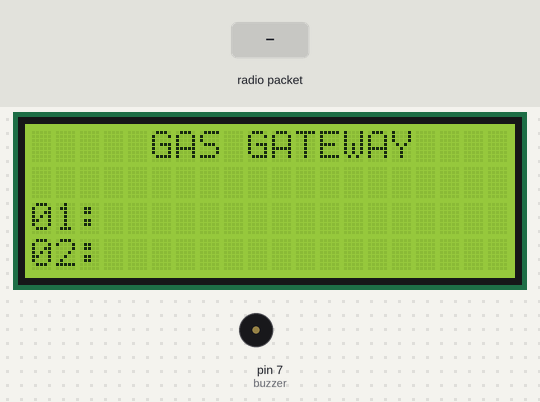
A sketch run on a simulated Arduino Uno, built with avr-gcc and run on an emulated ATmega328P. Shown: 20×4 character LCD, buzzer (waves = sounding, pin HIGH). The test bench sets the inputs (shaded band). No radio packets arrive unless stated; what the sketch prints to the serial monitor is not drawn.

Above: at 1.6 s.
1.7 s: radio packet "," arrives
3.5 s: radio packet "#" arrives
5.5 s: radio packet "111" arrives
Timing chart, 0 to 8.5 s (numbered marks = the images above; inputs shaded):
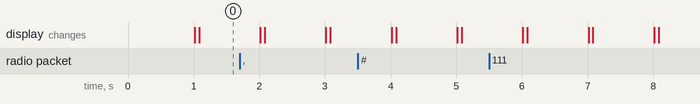

The sketch:

lora_gateway.ino
```cpp
#include <SPI.h>
#include <LoRa.h>
#include <Wire.h>
#include <LiquidCrystal_I2C.h>
#include <SoftwareSerial.h>
SoftwareSerial mySerial(4, 5);
LiquidCrystal_I2C lcd(0x27, 20, 4);
const long frequency = 915E6;
const int csPin = 10;
const int resetPin = 9;
const int irqPin = 2;
const int buzzer = 7;
String id, Data, gas1, gas1simpan, gas2simpan, gas2;
int len_ID, len_DT;


void setup() {
  pinMode(buzzer, OUTPUT);
  Serial.begin(9600);
  mySerial.begin(9600);
  while (!Serial);
  LoRa.setPins(csPin, resetPin, irqPin);
  if (!LoRa.begin(frequency)) {
    Serial.println("LoRa init failed. Check your connections.");
    while (true);
  }
  Serial.println("LoRa init succeeded.");
  Serial.println("LoRa Gateway");
  LoRa.onReceive(onReceive);
  LoRa_rxMode();
  lcd.init();
  lcd.backlight();
}

void loop() {

  if (runEvery(1000)) { // repeat every 5000 millis
    lcd.clear();
    lcd.setCursor(5, 0);
    lcd.print("GAS GATEWAY");
    digitalWrite(buzzer, LOW);
    String message = "node?";
    LoRa_sendMessage(message);
    Serial.println("Send Message Request!");
    lcd.setCursor(0, 2);
    lcd.print("01: ");
    lcd.setCursor(0, 3);
    lcd.print("02: ");

    if (len_DT < 0 ) {
      lcd.setCursor(4, 2);
      lcd.print(gas1simpan);

      lcd.setCursor(4, 3);
      lcd.print(gas2simpan);

    }
    else {
      gas1simpan = gas1;
      gas2simpan = gas2;


      lcd.setCursor(4, 2);
      lcd.print(gas1);
      lcd.setCursor(4, 3);
      lcd.print(gas2);

    }

    if (gas1.toInt() > 200 && gas1.toInt() < 1999) {
      lcd.setCursor(4, 1);
      lcd.print("WASPADA GAS 1");
      digitalWrite(buzzer, HIGH);
      Serial.println("waspada gas 1 ");
    }
   /* else if (gas1.toInt() > 2000) {
      lcd.setCursor(4, 1);
      lcd.print("BAHAYA GAS 1");
      digitalWrite(buzzer, HIGH);
      Serial.println("bahaya gas 1 ");
      // lcd.setCursor(12, 2);
      // lcd.print("SMS");
      mySerial.println("AT");
      updateSerial();
      mySerial.println("AT+CMGF=1"); // Configuring TEXT mode
      updateSerial();
      mySerial.println("AT+CMGS=\"085155\"");
      updateSerial();
      mySerial.print("GAS DI DAPUR 1 BOCOR"); //text content
      updateSerial();
      mySerial.write(26);
    } */
    else {
      digitalWrite(buzzer, LOW);
      lcd.setCursor(4, 1);
      lcd.print("             ");
      lcd.setCursor(11, 2);
      lcd.print("          ");
    }

    if (gas2.toInt() >= 200 && gas2.toInt() < 2000) {
      lcd.setCursor(4, 1);
      lcd.print("WASPADA GAS 2");
      digitalWrite(buzzer, HIGH);
      Serial.println("waspada gas 2 ");
    }
    else if (gas2.toInt() >= 2000) {
      lcd.setCursor(4, 1);
      lcd.print("BAHAYA GAS 2");
      digitalWrite(buzzer, HIGH);
      Serial.println("bahaya gas 2 ");
      //  lcd.setCursor(12, 3);
      // lcd.print("SMS");

      mySerial.println("AT");
      updateSerial();

      mySerial.println("AT+CMGF=1"); // Configuring TEXT mode
      updateSerial();
      mySerial.println("AT+CMGS=\"08515\"");
      updateSerial();
      //lcd.setCursor(0, 2);
      //lcd.print("SMS dikirim");
      mySerial.print("GAS DI DAPUR 2 BOCOR"); //text content
      updateSerial();
      mySerial.write(26);
    }

    else {
      digitalWrite(buzzer, LOW);
      lcd.setCursor(4, 1);
      lcd.print("             ");
      lcd.setCursor(11, 3);
      lcd.print("          ");
    }
  /*  if (gas2.toInt() > 200 && gas2.toInt() < 2000 && gas1.toInt() > 200 && gas1.toInt() < 2000) {
      lcd.setCursor(4, 1);
      lcd.print("WASPADA GAS 1 DAN 2");
    }
    else if (gas2.toInt() > 2000 && gas1.toInt() > 2000 ) {
      lcd.setCursor(4, 1);
      lcd.print("BAHAYA GAS 1 DAN 2");
      digitalWrite(buzzer, HIGH);
      // lcd.setCursor(12, 3);
      // lcd.print("SMS");

      mySerial.println("AT");
      updateSerial();

      mySerial.println("AT+CMGF=1");
      updateSerial();
      mySerial.println("AT+CMGS=\"0899\"");
      updateSerial();
      mySerial.print("GAS DI DAPUR 1 DAN 2 BOCOR");
      updateSerial();
      mySerial.write(26);

    }
    else {
      digitalWrite(buzzer, LOW);
      lcd.setCursor(4, 1);
      lcd.print("             ");
      lcd.setCursor(11, 3);
      lcd.print("          ");
    }
*/
  }
}


void LoRa_rxMode() {
  LoRa.disableInvertIQ();               // normal mode
  LoRa.receive();                       // set receive mode
}

void LoRa_txMode() {
  LoRa.idle();                          // set standby mode
  LoRa.enableInvertIQ();                // active invert I and Q signals
}

void LoRa_sendMessage(String message) {
  LoRa_txMode();                        // set tx mode
  LoRa.beginPacket();                   // start packet
  LoRa.print(message);                  // add payload
  LoRa.endPacket();                     // finish packet and send it
  LoRa_rxMode();                        // set rx mode
}

void onReceive(int packetSize) {

  String message = "";
  while (LoRa.available()) {
    message += (char)LoRa.read();
  }
  Serial.println(message);
  len_ID = message.indexOf(",");
  len_DT = message.indexOf("#");
  id = message.substring(0, len_ID); // parsing id
  Data = message.substring(len_ID + 1, len_DT); // parsing data

  if (len_ID > 2 && len_DT > 7) {

    if (id == "111") {
      gas1 = Data;
      Serial.print("001, ");
      Serial.println(" " + gas1);
    }
    if (id == "112") {

      gas2 = Data;
      Serial.print("002, ");
      Serial.println(" " + gas2);
    }
  }
}


// Data, Data1, Data2 = "";


boolean runEvery(unsigned long interval)
{
  static unsigned long previousMillis = 0;
  unsigned long currentMillis = millis();
  if (currentMillis - previousMillis >= interval)
  {
    previousMillis = currentMillis;
    return true;
  }
  return false;
}

void updateSerial()
{
  delay(500);
  while (Serial.available())
  {
    mySerial.write(Serial.read());//Forward what Serial received to Software Serial Port
  }
  while (mySerial.available())
  {
    Serial.write(mySerial.read());//Forward what Software Serial received to Serial Port
  }
}
```
